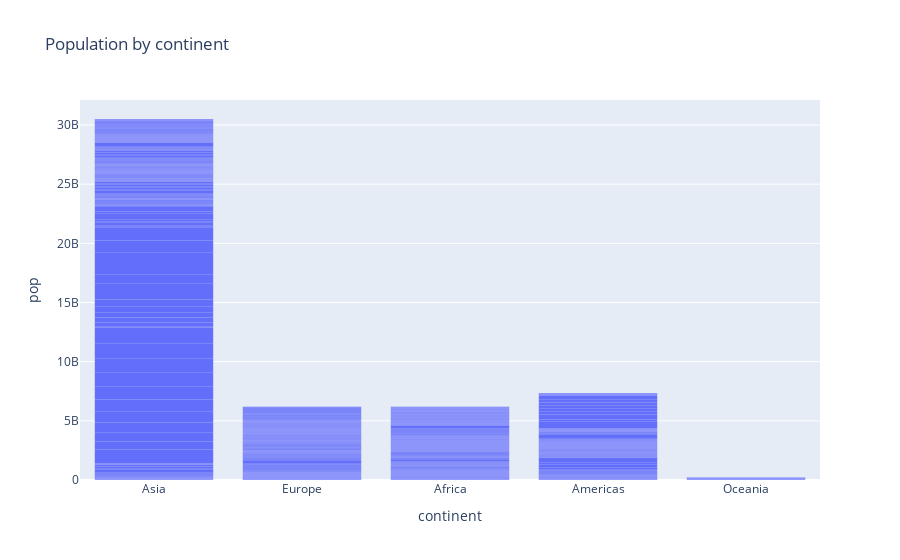

Notebook code for this chart:
### Markdown cell above
Population by Continent

### Code cell
fig = px.bar(data, x='continent', y='pop', title='Population by continent')
fig.update_traces(opacity=1, marker_line_width=0)

fig.show()

### Figure 1 — Plotly figure (JSON) as saved in the notebook; plotly's stock layout.template omitted (floating-point values rounded to 4 significant figures; data arrays with more than 128 entries replaced by an {"elided": "..."} marker saying what was removed)
{"data": [{"hovertemplate": "continent=%{x}<br>pop=%{y}<extra></extra>", "legendgroup": "", "marker": {"color": "#636efa", "line": {"width": 0}, "pattern": {"shape": ""}}, "name": "", "opacity": 1, "orientation": "v", "showlegend": false, "textposition": "auto", "type": "bar", "x": {"elided": "1704 str values"}, "xaxis": "x", "y": {"elided": "1704 int values"}, "yaxis": "y"}], "layout": {"barmode": "relative", "legend": {"tracegroupgap": 0}, "title": {"text": "Population by continent"}, "xaxis": {"anchor": "y", "domain": [0, 1], "title": {"text": "continent"}}, "yaxis": {"anchor": "x", "domain": [0, 1], "title": {"text": "pop"}}}}
